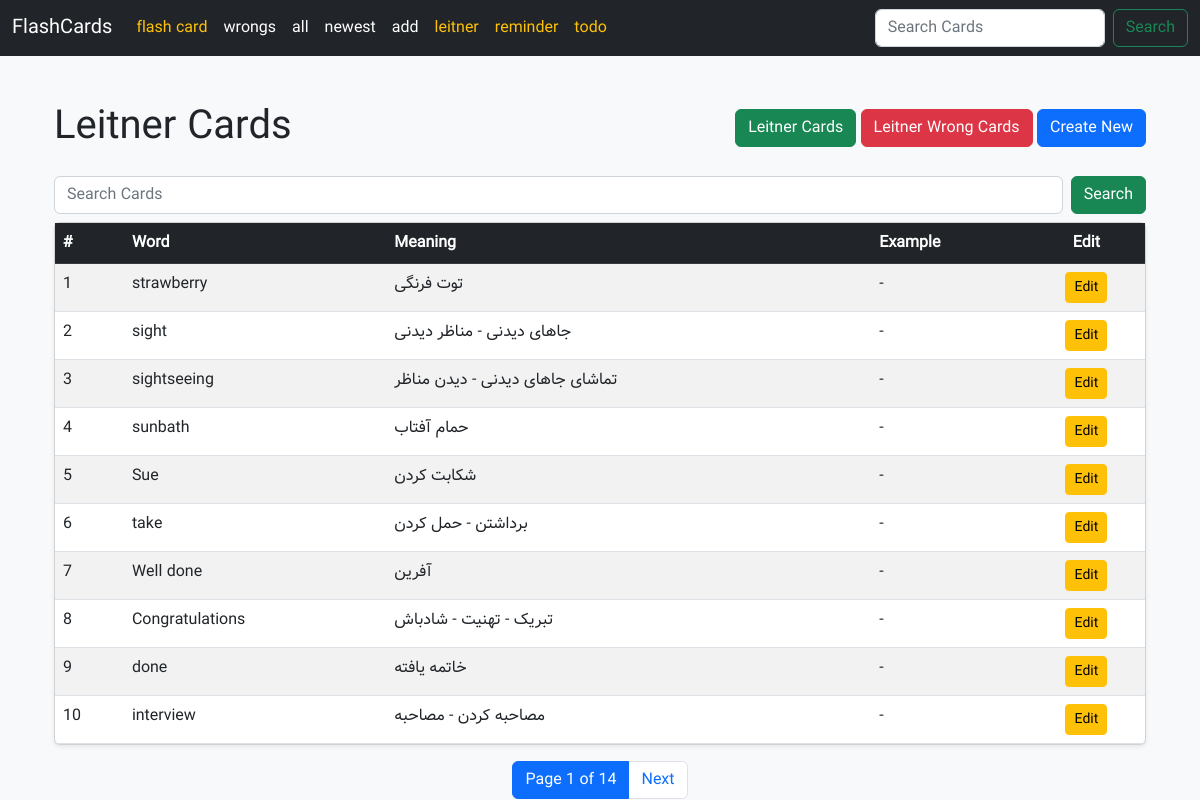
Screenshot of /flashcard/leitnercards/ with the database file from the repository.
### home/models.py (models this page shows, shortened)
class FlashLeitner(models.Model):
    word = models.CharField(max_length=512)
    meaning = models.CharField(max_length=512)
    example = models.CharField(max_length=1024, null=True, blank=True)
    rate = models.SmallIntegerField(default=0)
    last_reply = models.BooleanField(default=False)
    created_at = models.DateTimeField(auto_now_add=True)
    next_review_date = models.DateField()
    start_day = models.DateField(default=timezone.localdate)

### home/views.py (the view)
# urls.py: path("leitnercards/" ,FlashLeitnerCardsView.as_view(),name="leitner_cards"),
class FlashLeitnerCardsView(View):
    def get(self, request):
        query = request.GET.get(
            "query", ""
        )  # در صورتی که query وجود نداشته باشد، مقدار پیش‌فرض "" خواهد بود
        if query:
            cards = FlashLeitner.objects.filter(
                Q(word__icontains=query)
                | Q(meaning__icontains=query)
                | Q(example__icontains=query)
            )
        else:
            cards = FlashLeitner.objects.all().order_by("-created_at")
        paginator = Paginator(cards, 10)  # 10 items per page
        page_number = request.GET.get("page")
        page_obj = paginator.get_page(page_number)
        return render(request, "home/leitner_cards.html", {"cards": page_obj})

### home/templates/home/leitner_cards.html (shortened to what this page needs)
{% extends 'base.html' %}
{% block content %}
  <div class="container mt-4">
    <div class="d-flex justify-content-between align-items-center mb-4">
      <h1 class="m-0">Leitner Cards</h1>
      <div>
        <a class="btn btn-success" href="{% url 'home:leitner_cards' %}">Leitner Cards</a>
        <a class="btn btn-danger" href="{% url 'home:leitner_wrong_cards' %}">Leitner Wrong Cards</a>
        <a class="btn btn-primary" href="{% url 'home:leitner_card_create' %}">Create New</a>
      </div>
    </div>
    <form class="d-flex ms-auto my-2" action="{% url 'home:leitner_cards' %}" method="get">
      <input class="form-control me-2" type="search" placeholder="Search Cards" aria-label="Search" name="query" value="{{ request.GET.query }}" />
      <button class="btn btn-success" type="submit">Search</button>
    </form>
    {% if cards %}
      <div class="card shadow-sm">
        <div class="card-body p-0">
          <table class="table table-hover table-striped m-0">
            <thead class="table-dark">
              <tr>
                <th>#</th>
                <th>Word</th>
                <th>Meaning</th>
                <th>Example</th>
                <th class="text-center">Edit</th>
              </tr>
            </thead>
            <tbody>
              {% for card in cards %}
                <tr>
                  <td>{{ forloop.counter }}</td>
                  <td>{{ card.word }}</td>
                  <td>{{ card.meaning }}</td>
                  <td>{{ card.example|default:"-" }}</td>
                  <td class="text-center">
                    <a class="btn btn-warning btn-sm" href="{% url 'home:leitner_card_edit' card.id %}">Edit</a>
                  </td>
                </tr>
              {% endfor %}
            </tbody>
          </table>
        </div>
      </div>
    {% else %}
      <div class="alert alert-warning mt-4" role="alert">No cards available.</div>
    {% endif %}
<nav class="mt-3">
    <ul class="pagination justify-content-center mb-0">
      <li class="page-item active">
        <span class="page-link">
          Page {{ cards.number }} of {{ cards.paginator.num_pages }}
        </span>
      </li>
      {% if cards.has_next %}
      <li class="page-item">
        <a
          class="page-link"
          href="?page={{ cards.next_page_number }}&query={{ request.GET.query }}"
        >
          Next
        </a>
      </li>
      {% endif %}
    </ul>
  </nav>
{% endblock %}

### rows the page displays
FlashLeitner: word "strawberry", meaning "توت فرنگی", example "-"
FlashLeitner: word "sight", meaning "جاهای دیدنی - مناظر دیدنی", example "-"
FlashLeitner: word "sightseeing", meaning "تماشای جاهای دیدنی - دیدن مناظر", example "-"
FlashLeitner: word "sunbath", meaning "حمام آفتاب", example "-"
FlashLeitner: word "Sue", meaning "شکابت کردن", example "-"
FlashLeitner: word "take", meaning "برداشتن - حمل کردن", example "-"
FlashLeitner: word "Well done", meaning "آفرین", example "-"
FlashLeitner: word "Congratulations", meaning "تبریک - تهنیت - شادباش", example "-"
FlashLeitner: word "done", meaning "خاتمه یافته", example "-"
FlashLeitner: word "interview", meaning "مصاحبه کردن - مصاحبه", example "-"

### other values shown
{{ cards.number }} "1"
{{ cards.paginator.num_pages }} "14"
